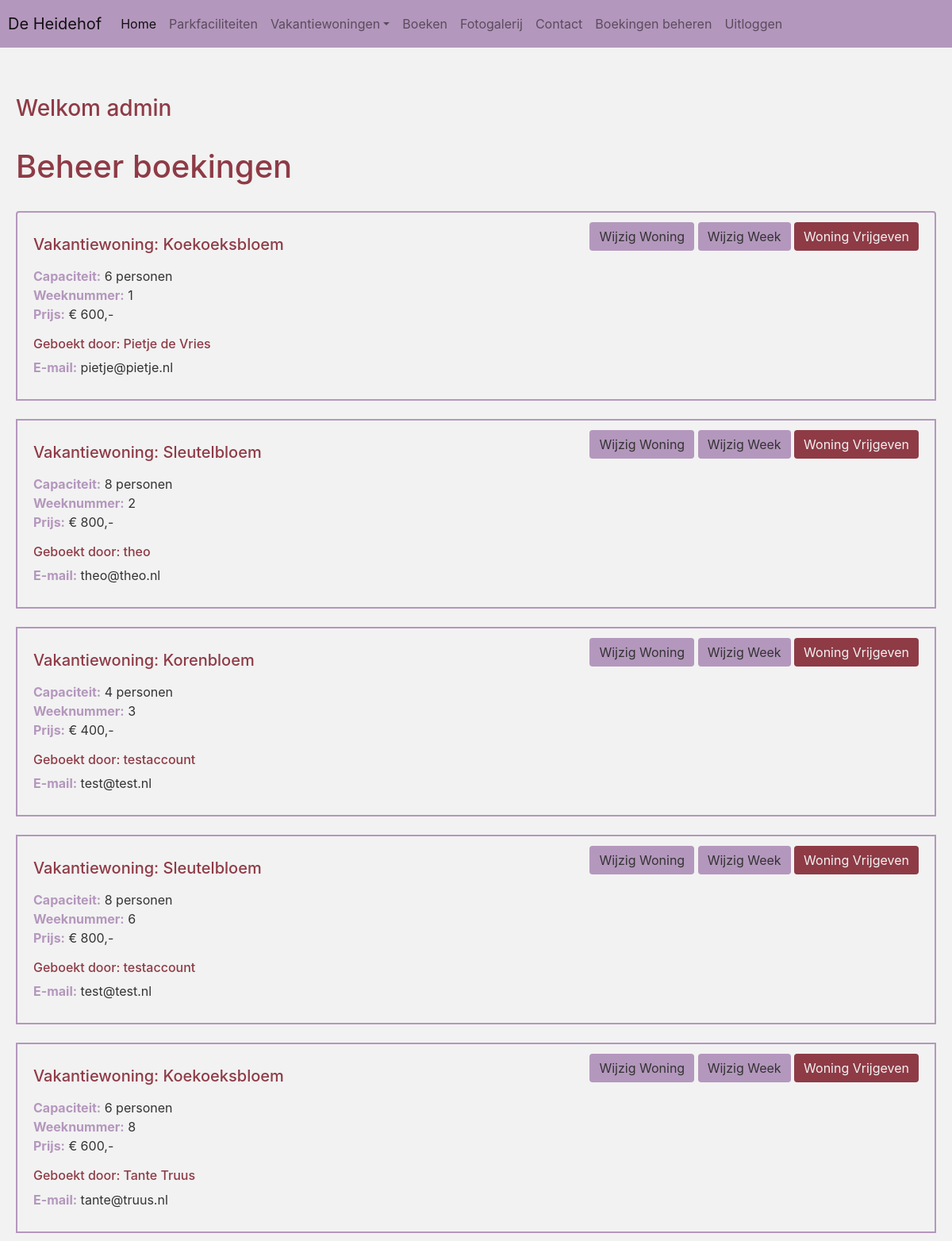
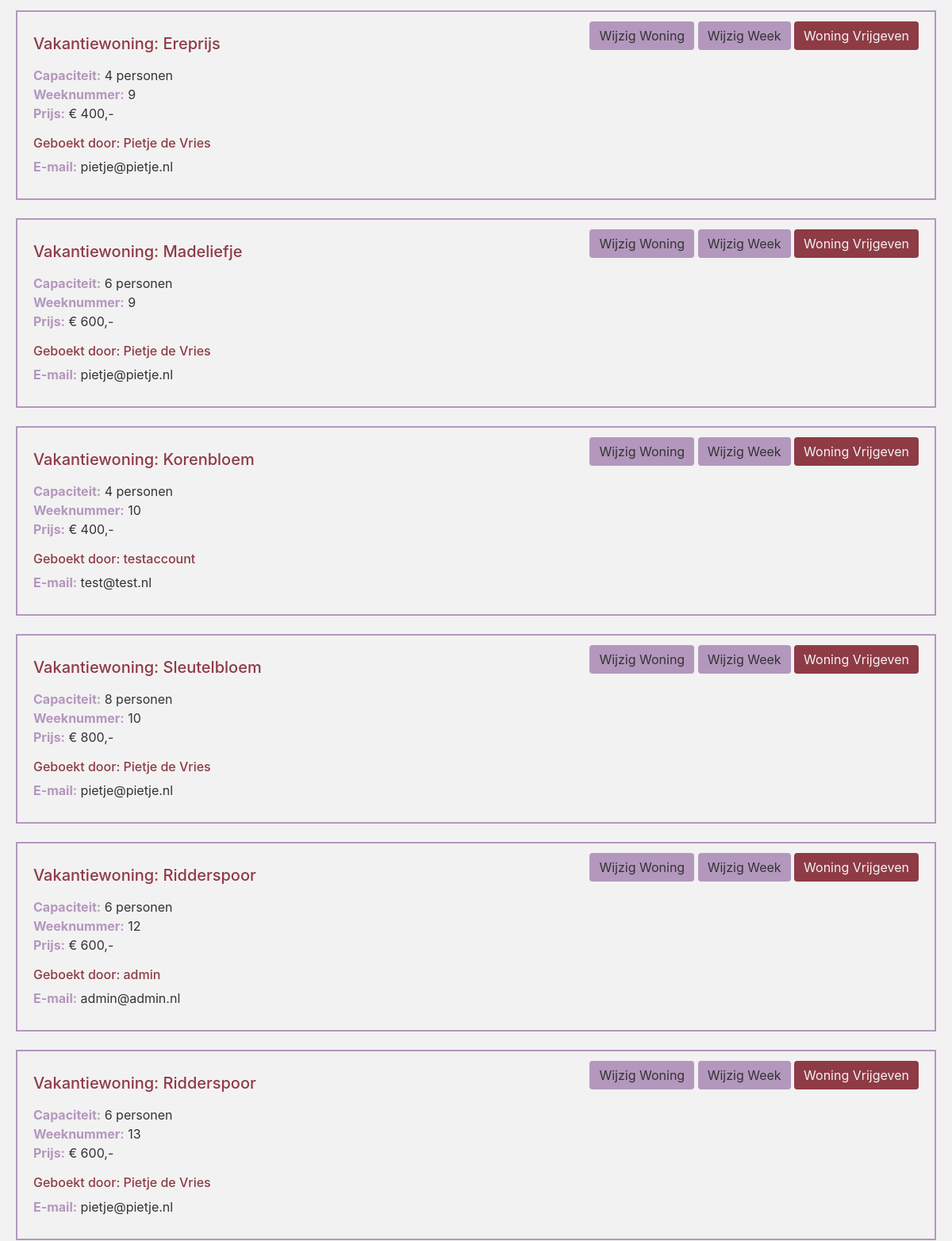
The page /beheer_admin (signed in, upper part) on the database as committed earlier (2 pictures, top to bottom).
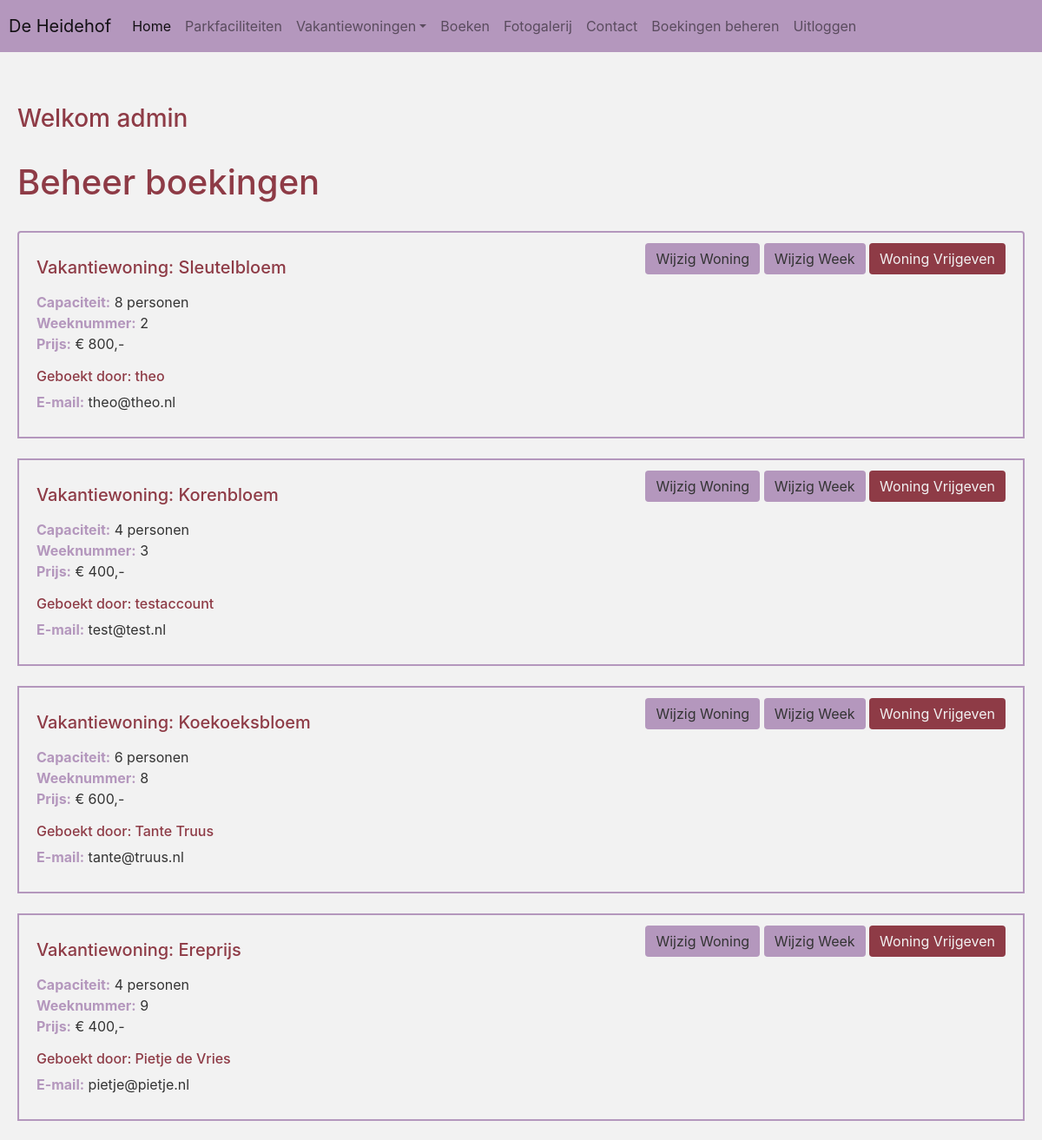
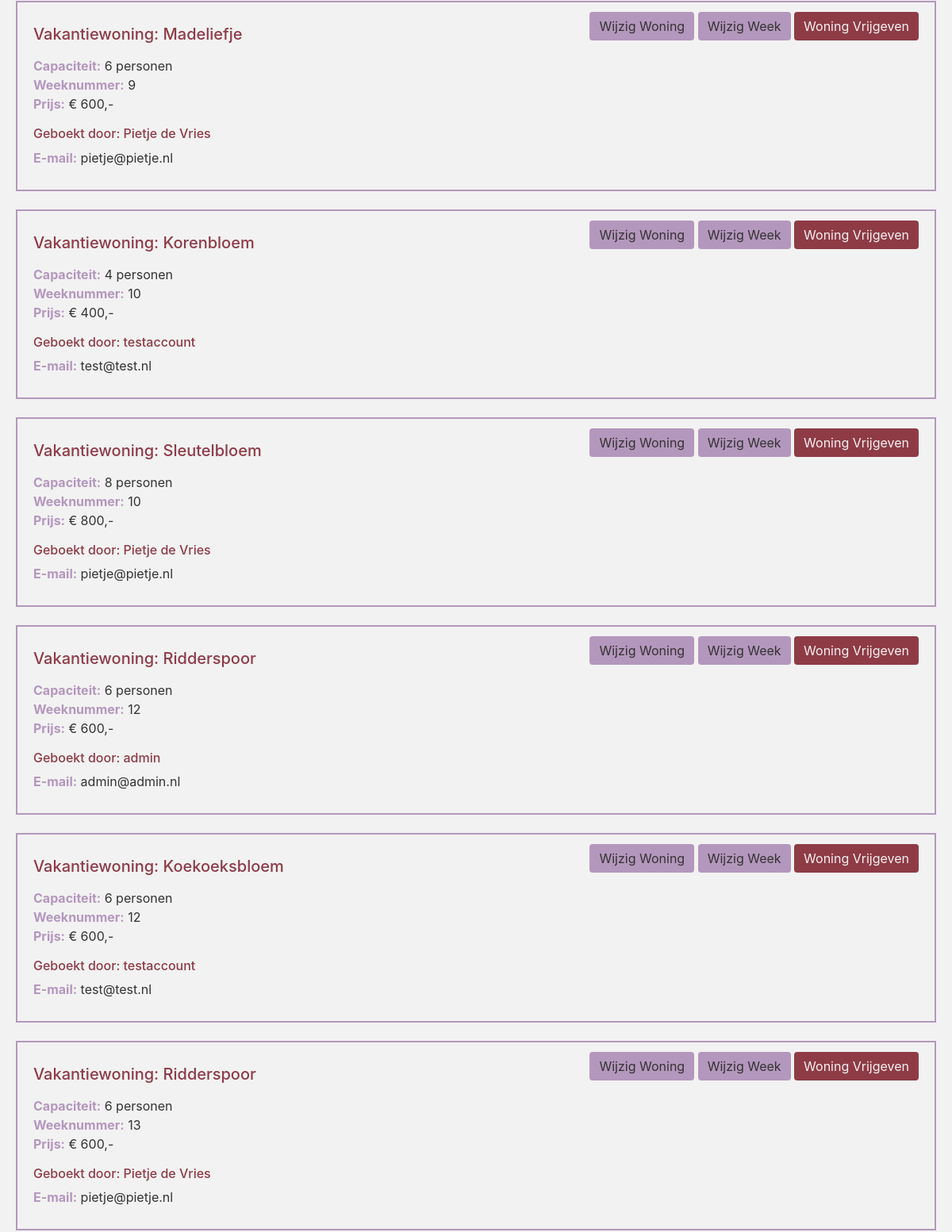
The same page on the database as committed later (2 pictures, top to bottom).
### datamodel.py (models this page shows, shortened)
class Boeking(db.Model):
    id = db.Column(db.Integer, primary_key=True)
    user_id = db.Column(db.Integer, db.ForeignKey('user.id'), nullable=False)
    vakantiehuis_id = db.Column(db.Integer, db.ForeignKey('vakantiehuis.id'), nullable=False)
    weeknummer = db.Column(db.Integer, nullable=False)
    user = db.relationship('User', backref=db.backref('boekingen', lazy=True))
    vakantiehuis = db.relationship('Vakantiehuis', backref=db.backref('boekingen', lazy=True))

class Vakantiehuis(db.Model):
    id = db.Column(db.Integer, primary_key=True)
    naam = db.Column(db.String(25), nullable=False, unique=True)
    huistype_id = db.Column(db.Integer, db.ForeignKey('huistype.id'), nullable=False)
    huistype = db.relationship('Huistype', backref=db.backref('vakantiehuizen', lazy=True))

class Huistype(db.Model):
    id = db.Column(db.Integer, primary_key=True)
    personen = db.Column(db.Integer, nullable=False)
    weekprijs = db.Column(db.Integer, nullable=False)

class User(db.Model, UserMixin):
    id = db.Column(db.Integer, primary_key=True)
    username = db.Column(db.String(20), unique=True, nullable=False)
    email = db.Column(db.String(120), unique=True, nullable=False)
    wachtwoord = db.Column(db.String(60), nullable=False)
    admin = db.Column(db.Boolean, default=False, nullable=False)

### routes.py (the view)
@app.route("/beheer_admin")
@login_required
@admin_required
def beheer_admin():
    formulier = DummyForm()
    boekingen = db.session.query(
        Boeking.id,
        Boeking.user_id,
        Boeking.vakantiehuis_id,
        Boeking.weeknummer,
        Vakantiehuis.naam,
        Huistype.personen,
        Huistype.weekprijs,
        User.username,
        User.email
    ).join(Vakantiehuis, Boeking.vakantiehuis_id == Vakantiehuis.id
    ).join(Huistype, Vakantiehuis.huistype_id == Huistype.id
    ).join(User, Boeking.user_id == User.id
    ).order_by(Boeking.weeknummer.asc()
    ).all()
    return render_template("admin.html", form=formulier, boekingen=boekingen, title="Beheer Boekingen")

### datamodel.py (called while the page is built)
@login_manager.user_loader
def load_user(user_id):
    return User.query.get(int(user_id))

### routes.py (called while the page is built)
def admin_required(f):
    @wraps(f)
    def admin_decorator(*args, **kwargs):
        if not current_user.is_authenticated:
            return abort(403)
        if not current_user.admin == True:
            return abort(403)
        return f(*args, **kwargs)
    return admin_decorator

### vakantiepark.py (called while the page is built)
@app.before_request
def create_tables():
    db.create_all()

### templates/admin.html (shortened to what this page needs)
{% extends "base.html" %}
{% block content %}
<h3>Welkom {{ current_user.username }}</h3>
<br>
<h1> Beheer boekingen </h1>
<br>
{% if boekingen %}
    <ul class="list-group">
        {% for boeking in boekingen %}
        <li class="list-group-item d-flex justify-content-between">
            <div>
                <p><h5>Vakantiewoning: {{boeking.naam}}</h5></p>
                <p>
                    <strong class="strong_menu">Capaciteit:</strong> {{boeking.personen}} personen <br>
                    <strong class="strong_menu">Weeknummer:</strong> {{boeking.weeknummer}} <br>
                    <strong class="strong_menu">Prijs:</strong> € {{boeking.weekprijs}},-
                </p>
                <h6>Geboekt door: {{boeking.username}} </h6>
                <p><strong class="strong_menu">E-mail:</strong> {{boeking.email}}</p>
            </div>
            <div>
                <a href="{{url_for('wijzig_huisje_admin', boeking_id=boeking.id)}}" class="btn">Wijzig Woning</a>
                <a href="{{url_for('wijzig_week_admin', boeking_id=boeking.id)}}" class="btn">Wijzig Week</a>
                <form style="display:inline;" method="post" action="{{url_for('woning_vrijgeven', boeking_id=boeking.id)}}">
                    <button type="submit" class="btn btn-danger">Woning Vrijgeven</button>
                </form>
            </div>
        </li>
        <br>
        {% endfor %}
    </ul>
{% else %}
<br>
<p>Geen boekingen om weer te geven.</p>
{% endif %}
{% endblock %}

Rows that differ between the two databases and show on the page:
removed Boeking: naam "Koekoeksbloem", personen "6", weeknummer "1", weekprijs "600", username "Pietje de Vries", email "pietje@pietje.nl"
removed Boeking: naam "Sleutelbloem", personen "8", weeknummer "6", weekprijs "800", username "testaccount", email "test@test.nl"
added Boeking: naam "Koekoeksbloem", personen "6", weeknummer "12", weekprijs "600", username "testaccount", email "test@test.nl"
